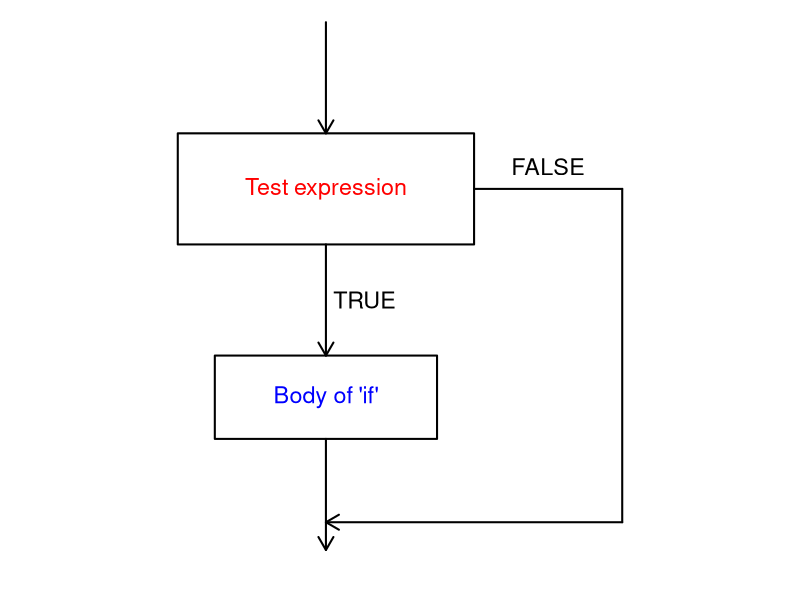
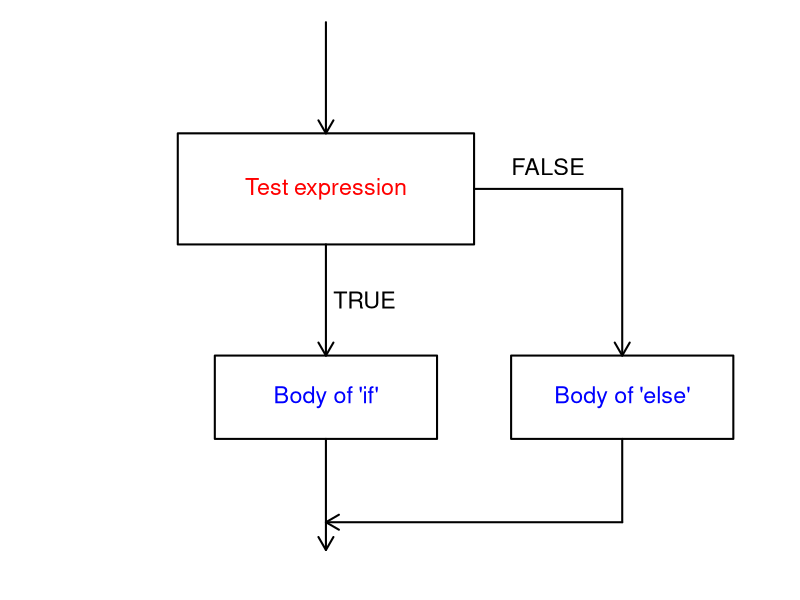

Here is the R script that generated these plots, in order: (Note: this script raises an error after producing the figures.)
## ---- chunk 1
# To output plots as .png figures, run this.

knitr::opts_chunk$set(
  fig.path = "Images/CtrlStr_if/"
)
## ---- chunk 2
## Load packages that would theoretically have been loaded during previous lessons, to allow for functioning as a standalone script
library("dplyr")
library("tidyr")
## Read in data used in my previous dplyr lessons
nutrients <- read.csv(file="../Data/Experiment_nutrients.csv") 
## ---- chunk 3
par(mar=c(0,0,0,0))
arrowlength <- 0.15
labelsize <- 1.4
arrowwidth <- 2
plot(1, 1, type="n", axes=F, xlim=c(0,100), ylim=c(0,100), ann=F)
# Arrow to Test expression
  arrows(40, 100, 40, 80, code=2, length=arrowlength, lwd=arrowwidth)
# Test expression box
  rect(xleft=20, xright=60, ybottom=60, ytop=80, lwd=arrowwidth)
  text(x=40, y=70, labels="Test expression", cex=labelsize, col="red")
# Arrow from Test expression to end of function (no Else box)
  text(x=70, y=74, labels="FALSE", cex=labelsize)
  lines(x = c(60,80), y = c(70,70), lwd=arrowwidth)
  lines(x = c(80,80), y = c(70,10), lwd=arrowwidth)
  arrows(80, 10, 40, 10, code=2, length=arrowlength, lwd=arrowwidth)
# Arrow from Test Expression to Body of if
  arrows(40, 60, 40, 40, code=2, length=arrowlength, lwd=arrowwidth)
  text(x=41, y=50, labels="TRUE", adj=0, cex=labelsize)
# Body of if box
  rect(xleft=25, xright=55, ybottom=25, ytop=40, lwd=arrowwidth)
  text(x=40, y=32.5, labels="Body of 'if'", cex=labelsize, col="blue")
# Arrow out from Body of if
  arrows(40, 25, 40, 5, code=2, length=arrowlength, lwd=arrowwidth)
## ---- chunk 4
a <- 4  # Set value for a
if (a > 0) {
  print("positive")
}
## ---- chunk 5
par(mar=c(0,0,0,0))
arrowlength <- 0.15
labelsize <- 1.4
arrowwidth <- 2
plot(1, 1, type="n", axes=F, xlim=c(0,100), ylim=c(0,100), ann=F)
# Arrow to Test expression
  arrows(40, 100, 40, 80, code=2, length=arrowlength, lwd=arrowwidth)
# Test expression box
  rect(xleft=20, xright=60, ybottom=60, ytop=80, lwd=arrowwidth)
  text(x=40, y=70, labels="Test expression", cex=labelsize, col="red")
# Arrow from Test expression to Body of else
  lines(x = c(60,80), y = c(70,70), lwd=arrowwidth)
  arrows(80, 70, 80, 40, code=2, length=arrowlength, lwd=arrowwidth)
  text(x=70, y=74, labels="FALSE", cex=labelsize)
# Body of else box
  rect(xleft=65, xright=95, ybottom=25, ytop=40, lwd=arrowwidth)
  text(x=80, y=32.5, labels="Body of 'else'", cex=labelsize, col="blue")
# Arrow from Test Expression to Body of if
  arrows(40, 60, 40, 40, code=2, length=arrowlength, lwd=arrowwidth)
  text(x=41, y=50, labels="TRUE", adj=0, cex=labelsize)
# Body of if box
  rect(xleft=25, xright=55, ybottom=25, ytop=40, lwd=arrowwidth)
  text(x=40, y=32.5, labels="Body of 'if'", cex=labelsize, col="blue")
# Arrow out from Body of if
  arrows(40, 25, 40, 5, code=2, length=arrowlength, lwd=arrowwidth)
# Arrow out from Body of else
  lines(x = c(80,80), y = c(25,10), lwd=arrowwidth)
  arrows(80, 10, 40, 10, code=2, length=arrowlength, lwd=arrowwidth)
## ---- chunk 6
a <- -3
if (a > 0) {
  print("positive")
} else {
  print("negative")
}
## ---- chunk 7
a <- 0
if (a > 0) {
  print("positive")
} else if (a < 0) {
  print("negative")
} else if (a == 0) {
  print("zero")
} else {
  print("Houston, we have a problem.")
}
## ---- chunk 8
a <- 43
a %% 2
ifelse(test = a %% 2 == 0, yes = "even", no = "odd")
## ---- chunk 9
nutrients
## ---- chunk 10
nutrients <- nutrients %>%
  mutate(Nitrite_corr=ifelse(Nitrite<=0.5, NA, Nitrite))

nutrients
## ---- chunk 11
	
	if (nutrients$Nitrate < 2) { print("Less than two!") }
	
## ---- chunk 12
	any(nutrients$Nitrate < 2)
